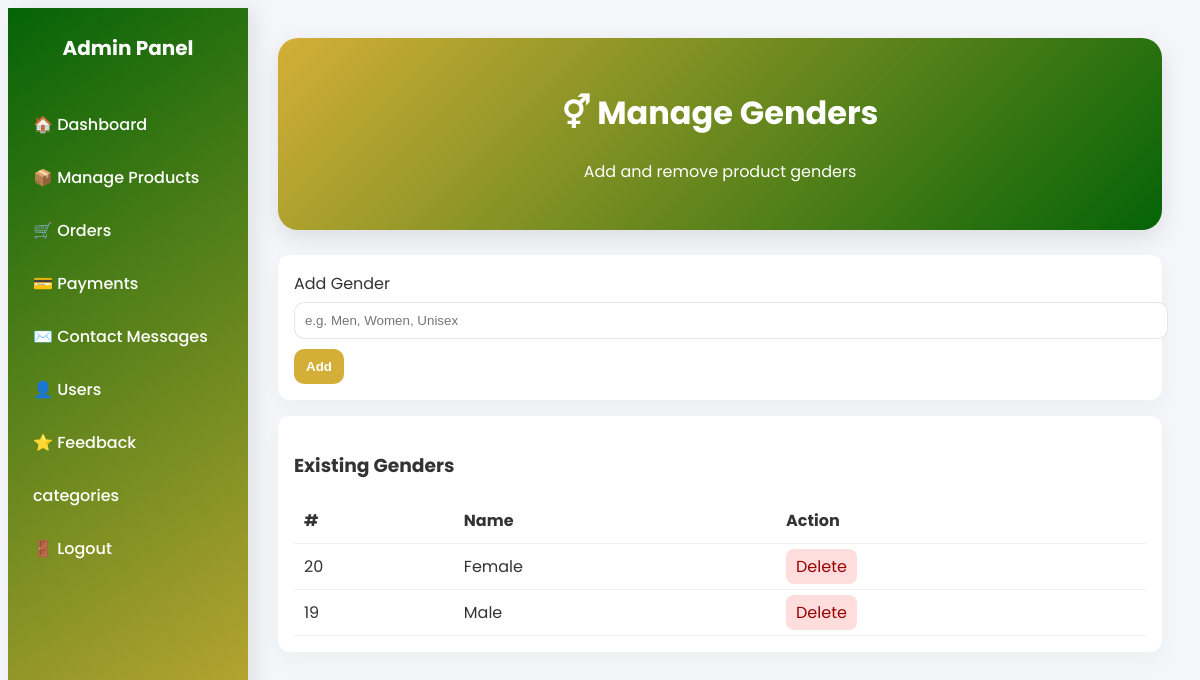
The page /admin/manage-gender.php (signed in) on the database its author committed.
### tables this page shows
CREATE TABLE `genders` (
  `id` int(11) NOT NULL,
  `name` varchar(100) NOT NULL,
  `main_category_id` int(11) DEFAULT NULL
);

### admin/manage-gender.php (the view, shortened to what this page needs)
<?php
require_once __DIR__ . '/../db_connect.php';
$res = $mysqli->query("SELECT * FROM genders ORDER BY name ASC");
$genders = $res ? $res->fetch_all(MYSQLI_ASSOC) : [];
?>
<!DOCTYPE html>
<html lang="en">
<head>
</head>
<body>
<div class="sidebar">
    <div class="sidebar-title">Admin Panel</div>
    <a href="admin-dashboard.php">🏠 Dashboard</a>
    <a href="manage-product.php">📦 Manage Products</a>
    <a href="manage-orders.php">🛒 Orders</a>
    <a href="admin-payments.php">💳 Payments</a>
    <a href="admin-contact-messages.php">✉️ Contact Messages</a>
    <a href="admin-users.php">👤 Users</a>
    <a href="admin-feedback.php">⭐ Feedback</a>
    <a href="manage-categories.php">categories</a>
    <a href="logout.php">🚪 Logout</a>
</div>
<div class="main-content">
    <div class="admin-header">
        <h1>⚥ Manage Genders</h1>
        <p>Add and remove product genders</p>
    </div>
    <div class="form">
      <form method="post">
        <label>Add Gender</label>
        <input name="name" placeholder="e.g. Men, Women, Unisex" value="<?=htmlspecialchars($_POST['name'] ?? '')?>">
        <button type="submit">Add</button>
      </form>
    </div>
    <div class="list">
      <h3>Existing Genders</h3>
      <table class="table">
        <thead><tr><th>#</th><th>Name</th><th>Action</th></tr></thead>
        <tbody>
        <?php foreach ($genders as $g): ?>
          <tr>
            <td><?= (int)$g['id'] ?></td>
            <td><?= htmlspecialchars($g['name']) ?></td>
            <td><a class="del" href="manage-genders.php?delete=<?= (int)$g['id'] ?>" onclick="return confirm('Delete?')">Delete</a></td>
          </tr>
        <?php endforeach; ?>
        </tbody>
      </table>
    </div>
</div>
</body>
</html>

### admin/manage-gender.php (style rules this page uses)
:root { --primary: #046307; --secondary: #D4AF37; --muted: #f4f6f9; --text-dark: #333; --text-light: #fff; }
body { font-family: 'Poppins', sans-serif; background: var(--muted); color: var(--text-dark); display: flex; min-height: 100vh; }
.sidebar { width: 240px; background: linear-gradient(145deg, var(--primary), var(--secondary)); color: #fff; display: flex; flex-direction: column; padding-top: 25px; position: fixed; height: 100vh; box-shadow: 8px 0 20px rgba(0,0,0,0.08); }
.sidebar-title { font-size: 20px; font-weight: 700; text-align: center; margin-bottom: 35px; }
.sidebar a { display: flex; align-items: center; padding: 14px 25px; color: #fff; text-decoration: none; font-weight: 500; transition: all 0.3s ease; }
.main-content { margin-left: 240px; padding: 30px; width: 100%; }
.admin-header { background: linear-gradient(-45deg, var(--primary), var(--secondary)); padding: 30px; color: var(--text-light); border-radius: 20px; margin-bottom: 25px; text-align: center; box-shadow: 0 8px 24px rgba(0, 0, 0, 0.1); }
.admin-header h1 { font-size: 2rem; font-weight: 700; }
.form, .list { background:#fff; border-radius:12px; padding:16px; margin-bottom:16px; box-shadow:0 8px 24px rgba(4,99,7,0.04); }
input { padding:10px; border-radius:10px; border:1px solid rgba(0,0,0,0.10); width:100%; margin-top:6px; }
button { margin-top:10px; padding:10px 12px; border-radius:10px; border:none; background:var(--secondary); color:#fff; font-weight:700; cursor:pointer; }
.table { width:100%; border-collapse:collapse; margin-top:12px; }
.table td, .table th { padding:10px; border-bottom:1px solid rgba(0,0,0,0.06); text-align:left; }
.del { background:#ffdddd; color:#900; padding:6px 10px; border-radius:8px; text-decoration:none; }

### rows shown on the page
genders: id "20", name "Female"
genders: id "19", name "Male"
